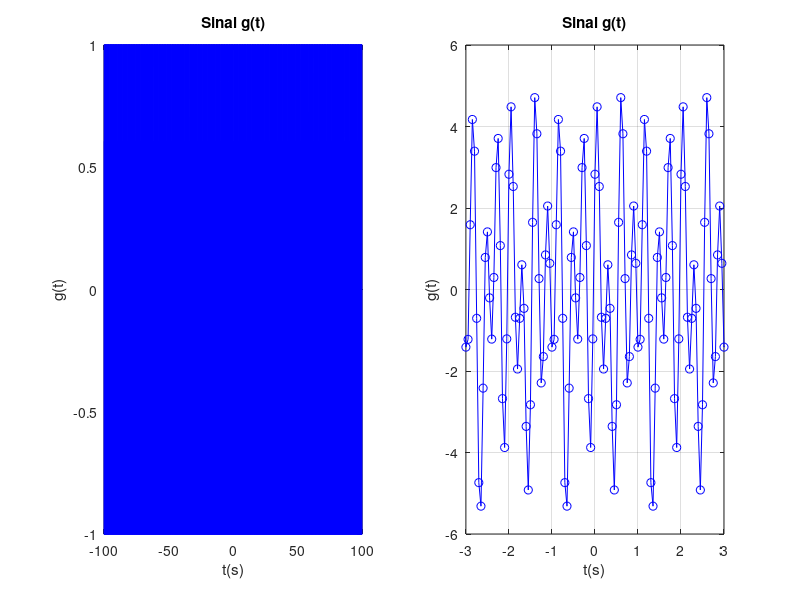
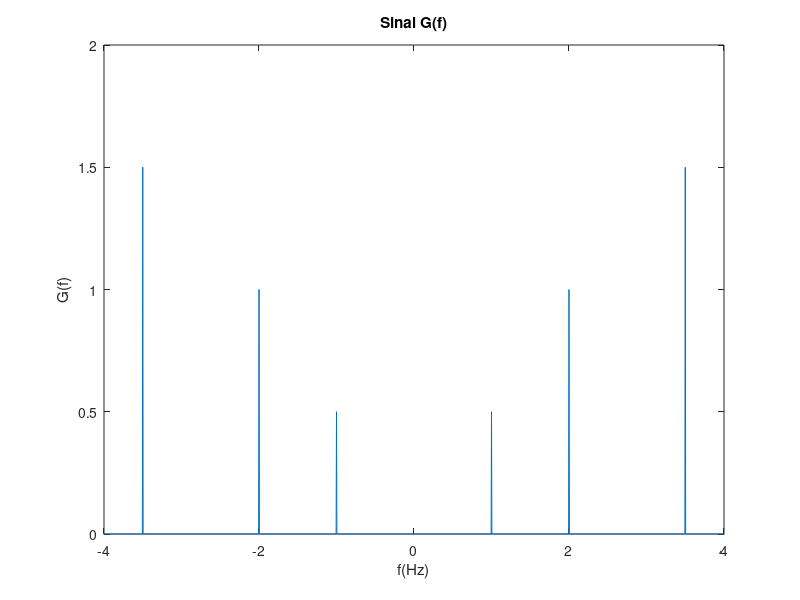
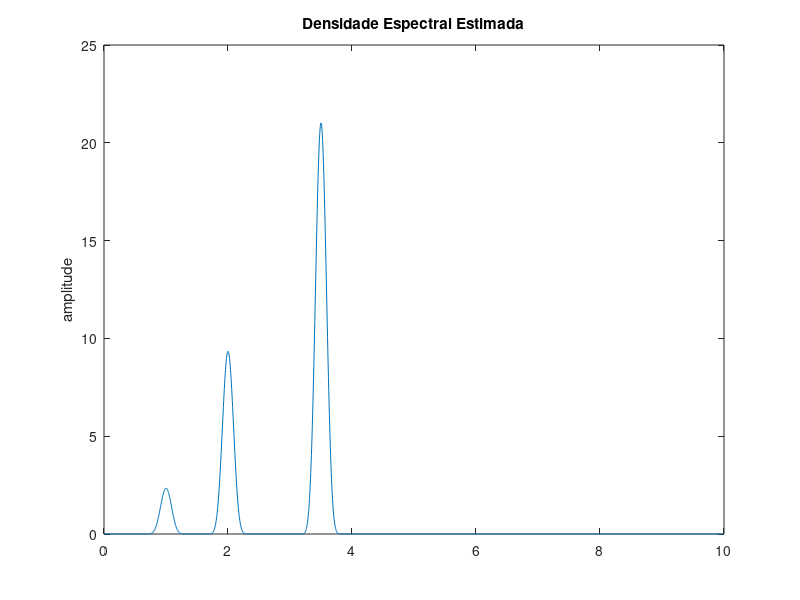
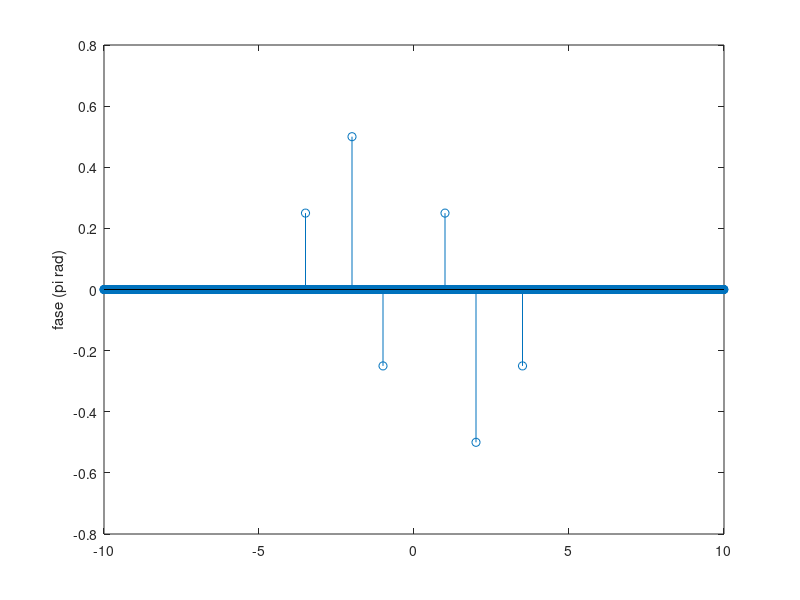

Recreate these plots in MATLAB, in order.
clear
clc 
close all 

%a
t = -100 : 0.05 : 100.05;

N = length(t);

g = sinc(t); 

figure(1)
%grid on
subplot(1,2,1)
plot(t,g,'b');
%axis([xmin xmax ymin ymax]) 
axis([-100 100 -1 1]) 
title('Sinal g(t)')
ylabel('g(t)')
xlabel('t(s)')
%legend('Cosseno','Seno')


subplot(1,2,2)
plot(t,g,'b-o');
grid on
xlim([-3 3]) 
%xlim([xmin xman]) 
%axis([xmin xmax ymin ymax]) 
%axis([-3 3 -1 1]) 
title('Sinal g(t)')
ylabel('g(t)')
xlabel('t(s)')

%f)
G = fftshift(fft(g));
%g)
T=0.05;
fs=1/T;
f = -fs/2:fs/N:(fs/2-fs/N);
%h)
figure(2)
plot(f,abs(G)*T)
xlim([-2 2])
title('Sinal G(f)')
ylabel('G(f)')
xlabel('f(Hz)')

%i)

figure(3)
pwelch(g,[ ],[ ],N,fs)
title('Densidade Espectral Estimada')


%% Exercício 2
clear
clc 
close all 

%a
t = -100 : 0.05 : 100.05;

N = length(t);

g = 1*(abs(t)<1/2); 

figure(1)
%grid on
subplot(1,2,1)
plot(t,g,'b');
%axis([xmin xmax ymin ymax]) 
axis([-100 100 -1 1]) 
title('Sinal g(t)')
ylabel('g(t)')
xlabel('t(s)')
%legend('Cosseno','Seno')


subplot(1,2,2)
plot(t,g,'b-o');
grid on
xlim([-3 3]) 
%xlim([xmin xman]) 
%axis([xmin xmax ymin ymax]) 
%axis([-3 3 -1 1]) 
title('Sinal g(t)')
ylabel('g(t)')
xlabel('t(s)')

%f)
G = fftshift(fft(g));
%g)
T=0.05;
fs=1/T;
f = -fs/2:fs/N:(fs/2-fs/N);
%h)
figure(2)
plot(f,abs(G)*T)
xlim([-2 2])
title('Sinal G(f)')
ylabel('G(f)')
xlabel('f(Hz)')

%i)

figure(3)
pwelch(g,[ ],[ ],N,fs)
title('Densidade Espectral Estimada')

%% Exercício 3

clear
clc 
close all 

%a
t = -100 : 0.05 : 99.95;

N = length(t);

g = cos(2*pi*t + pi/4) + 2*sin(2*pi*2*t) + 3*cos(2*pi*3.5*t - pi/4);

figure(1)
%grid on
subplot(1,2,1)
plot(t,g,'b');
%axis([xmin xmax ymin ymax]) 
axis([-100 100 -1 1]) 
title('Sinal g(t)')
ylabel('g(t)')
xlabel('t(s)')
%legend('Cosseno','Seno')


subplot(1,2,2)
plot(t,g,'b-o');
grid on
xlim([-3 3]) 
%xlim([xmin xman]) 
%axis([xmin xmax ymin ymax]) 
%axis([-3 3 -1 1]) 
title('Sinal g(t)')
ylabel('g(t)')
xlabel('t(s)')

%f)
G = fftshift(fft(g))/N;
%g)
T=0.05;
fs=1/T;
f = -fs/2:fs/N:(fs/2-fs/N);
%h)
figure(2)
plot(f,abs(G))
xlim([-4 4])
title('Sinal G(f)')
ylabel('G(f)')
xlabel('f(Hz)')

%i)

figure(3)
pwelch(g,[ ],[ ],N,fs)
title('Densidade Espectral Estimada')




tol = 1e-6;
G(abs(G) < tol) = 0; %remove fases de G com m´odulo perto de 0
figure
stem(f,(angle(G))/pi) %plota a fase em fun¸c~ao de pi, ou seja, de −1 a 1 (de pi a -pi).
ylabel('fase (pi rad)')



